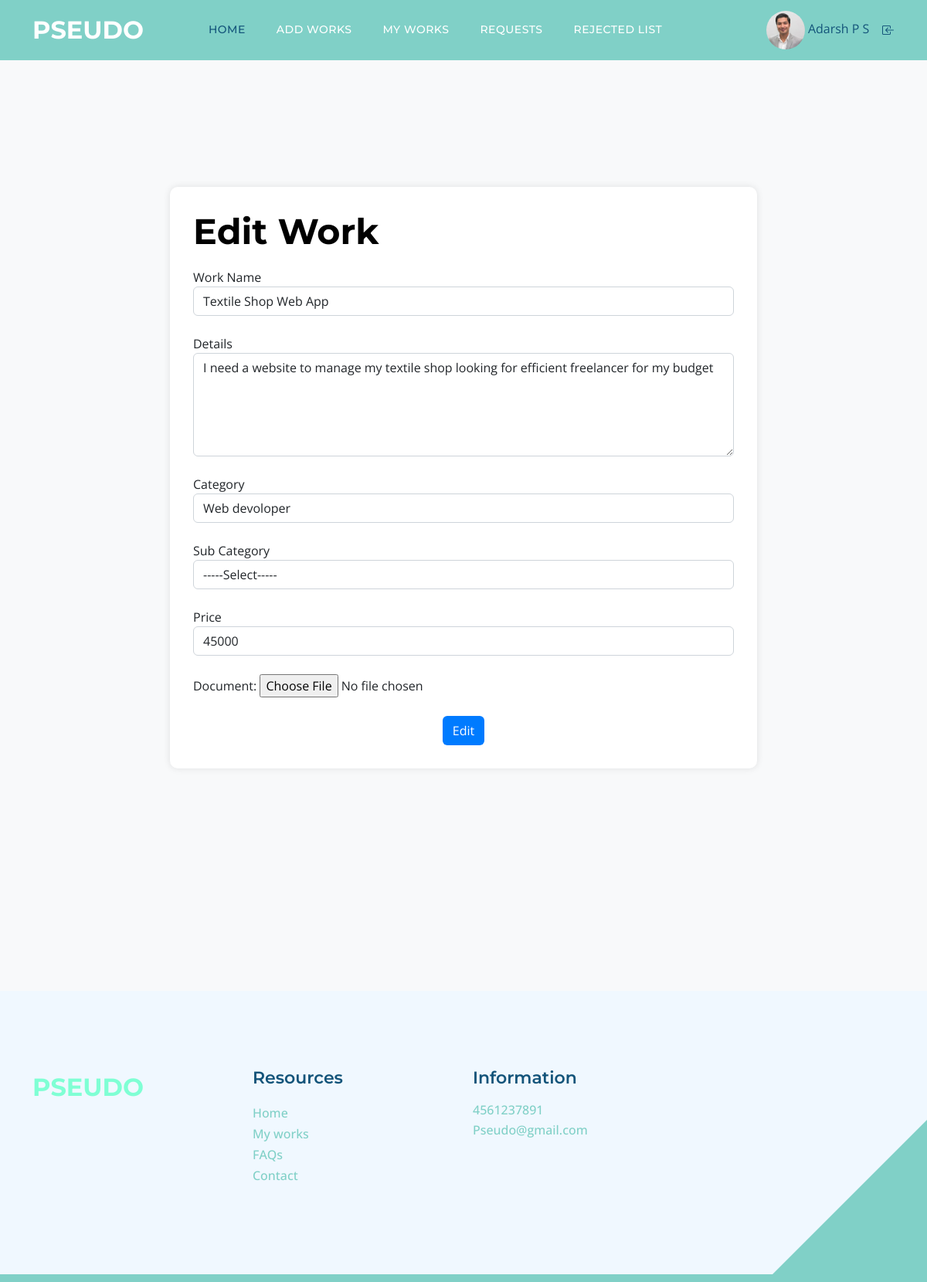
The app's page /client/Edit_work.php (signed in) with its own data.
### tables this page shows
CREATE TABLE `tbl_work` (
  `work_id` int(11) NOT NULL,
  `work_name` varchar(100) NOT NULL,
  `work_price` varchar(50) NOT NULL,
  `work_details` varchar(1000) NOT NULL,
  `work_doc` varchar(50) NOT NULL,
  `client_id` int(11) NOT NULL,
  `subcat_id` int(11) NOT NULL,
  `work_final` varchar(100) NOT NULL,
  `work_status` int(11) NOT NULL DEFAULT 0
);

### client/Edit_work.php (the view, shortened to what this page needs)
<?php
include('Header.php');
	$selqry="select * from  tbl_work where client_id=".$_SESSION['cid'];
		$work=$con->query($selqry);
		$datamain=$work->fetch_assoc();
			?>
<!DOCTYPE html PUBLIC "-//W3C//DTD XHTML 1.0 Transitional//EN" "http://www.w3.org/TR/xhtml1/DTD/xhtml1-transitional.dtd">
<html xmlns="http://www.w3.org/1999/xhtml">
<head>
</head>
<body>
    <div class="container">
        <div class="row justify-content-center">
            <div class="col-md-8 form-container">
                <h2>Edit Work</h2>
                <form action="" method="post" enctype="multipart/form-data" name="workadd" id="frm_workadd">
                    <div class="form-group">
                        <label for="txt_workname">Work Name</label>
                        <input type="text" class="form-control" name="txt_workname" id="txt_workname" value="<?php echo $datamain['work_name'] ?>" />
                    </div>
                    <br>
                    <div class="form-group">
                        <label for="txt_details">Details</label>
                        <textarea class="form-control" name="txt_details" id="txt_details" cols="45" rows="5"><?php echo $datamain['work_details'] ?></textarea>
                    </div>
                    <br>
                    <div class="form-group">
                        <label for="sel_cat">Category</label>
                        <select class="form-control" name="sel_cat" id="sel_cat" onChange="getsubcat(this.value)">
                            <?php
                                $selqry="select * from tbl_category";
                                $category=$con->query($selqry);
                                while($data=$category->fetch_assoc())
                                {
                            ?>
                            <option value="<?php echo $data['category_id']?>"><?php echo $data['category_name'] ?></option>
                            <?php
                                }
                            ?>
                        </select>
                    </div>
                    <br>
                    <div class="form-group">
                        <label for="sel_subcat">Sub Category</label>
                        <select class="form-control" name="sel_subcat" id="sel_subcat">
                            <option value="select">-----Select-----</option>
                        </select>
                    </div>
                    <br>
                    <div class="form-group">
                        <label for="txt_price">Price</label>
                        <input type="text" class="form-control" name="txt_price" id="txt_price" value="<?php echo $datamain['work_price'] ?>" />
                    </div>
                    <br>
                    <div class="form-group">
                        <label for="fileField">Document:</label>
                        <input type="file" class="form-control-file" name="fileField" id="fileField" />
                    </div>
                    <br>
                    <div class="text-center">
                        <input type="submit" class="btn btn-custom" name="btn_add" id="btn_add" value="Edit" />
                    </div>
                </form>
            </div>
        </div>
    </div>
</body>
<?php
include('Footer.php');
?>
</html>

### Asset/Templates/Main/css/templatemo-topic-listing.css (style rules this page uses)
:root { --white-color: #ffffff; --primary-color: #13547a; --secondary-color: #80d0c7; --section-bg-color: #f0f8ff; --custom-btn-bg-color: #80d0c7; --custom-btn-bg-hover-color: #13547a; --dark-color: #000000; --p-color: #717275; --border-color: #7fffd4; --link-hover-color: #13547a; --body-font-family: 'Open Sans', sans-serif; --title-font-family: 'Montserrat', sans-serif; --h1-font-size: 58px; --h2-font-size: 46px; --h3-font-size: 32px; --h4-font-size: 28px; --h5-font-size: 24px; --h6-font-size: 22px; --p-font-size: 20px; --menu-font-size: 14px; --btn-font-size: 18px; --copyright-font-size: 16px; --border-radius-large: 100px; --border-radius-medium: 20px; --border-radius-small: 10px; --font-weight-normal: 400; --font-weight-medium: 500; --font-weight-semibold: 600; --font-weight-bold: 700; }
body { background-color: var(--white-color); font-family: var(--body-font-family); }
h2, h3, h4, h5, h6 { color: var(--dark-color); }
h1, h2, h3, h4, h5, h6 { font-family: var(--title-font-family); font-weight: var(--font-weight-semibold); }
h2 { font-size: var(--h2-font-size); font-weight: var(--font-weight-bold); }

### client/Edit_work.php (style rules this page uses)
body { background-color: #f8f9fa; padding-top: 50px; }
.form-container { background-color: #ffffff; padding: 30px; border-radius: 10px; box-shadow: 0px 0px 10px rgba(0, 0, 0, 0.1); }
.form-container h2 { margin-bottom: 20px; }
.btn-custom { background-color: #007bff; color: #fff; }

### records on screen
tbl_work: txt_workname "Textile Shop Web App", txt_details "I need a website to manage my textile shop looking for efficient freelancer for my budget", txt_price "45000"

### other values on screen
$_SESSION['cName'] "Adarsh P S"
form field sel_cat "Web devoloper"
